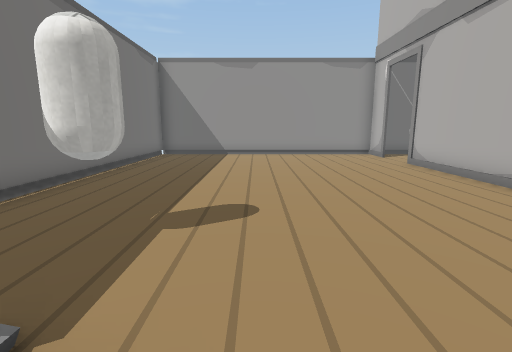
view 1 (above)

14 first-person views from a walk through a 3-D level made in the Unity game engine. The camera is 1.3 m above the floor, tilts 10° down and sees 85° across. The floor is counted in squares, 1 m on a side. Each view is taken from the middle of a square. On the plan, view 1 faces up. The plan holds only what a view shows up to about 13 squares ahead; the rest is blank. The place goes on beyond the plan. Some animated figures are left out. Some surface patterns are stand-ins.

view 2
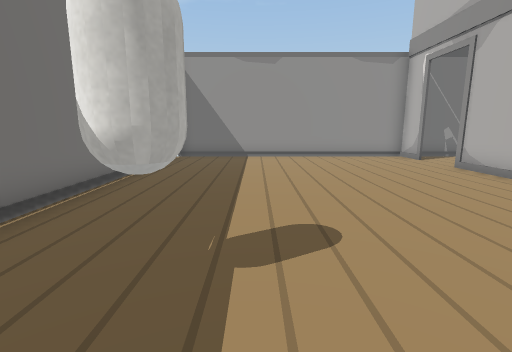

view 3
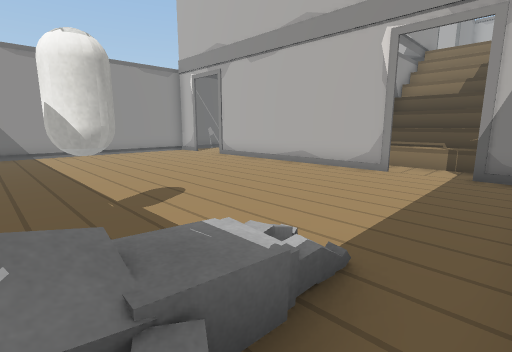

view 4
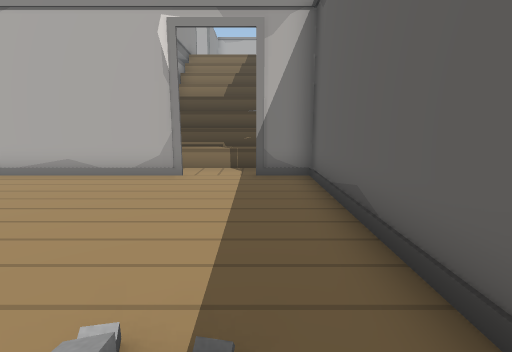

view 5
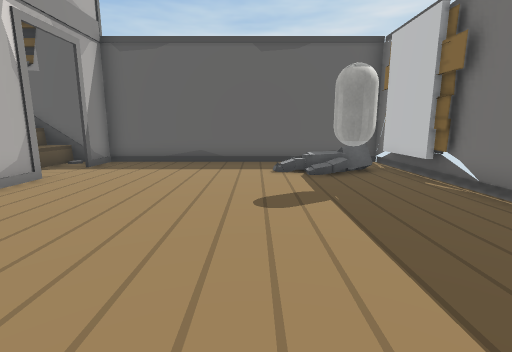

view 6
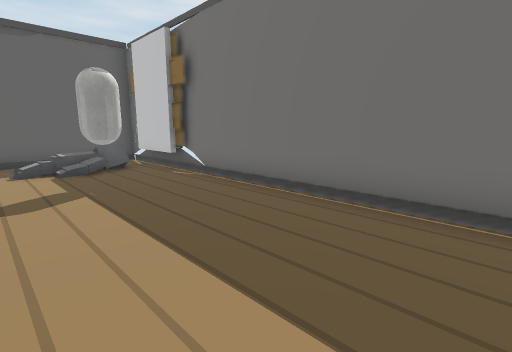

view 7
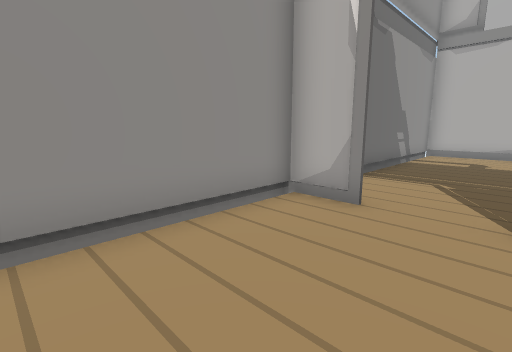

view 8
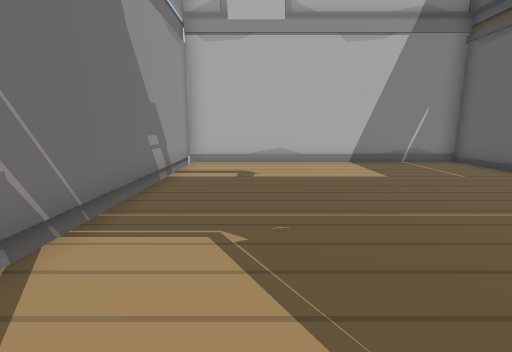

view 9
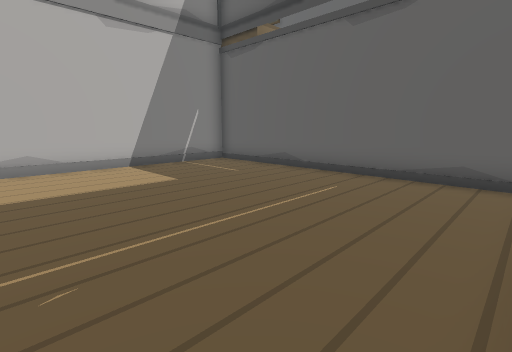

view 10
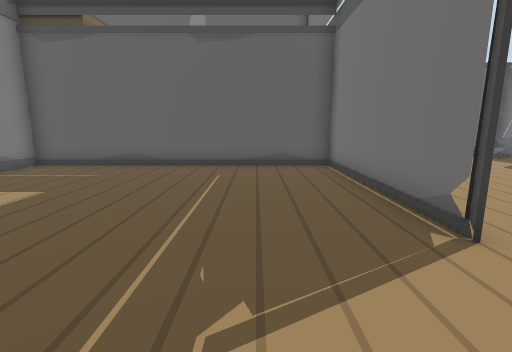

view 11
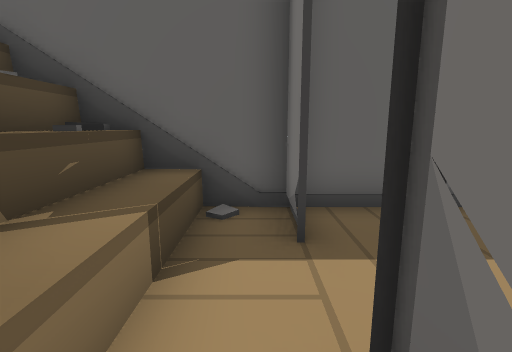

view 12
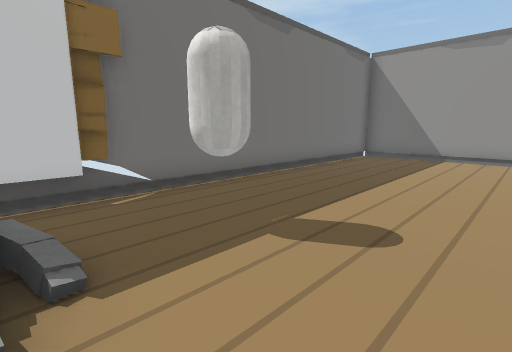

view 13
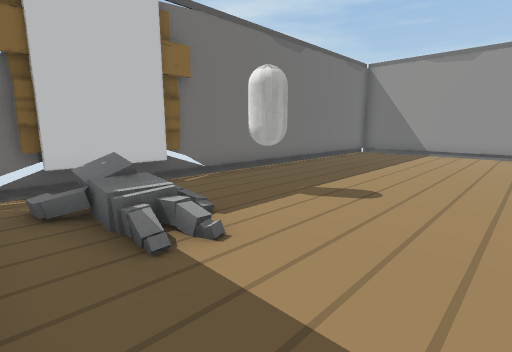

view 14
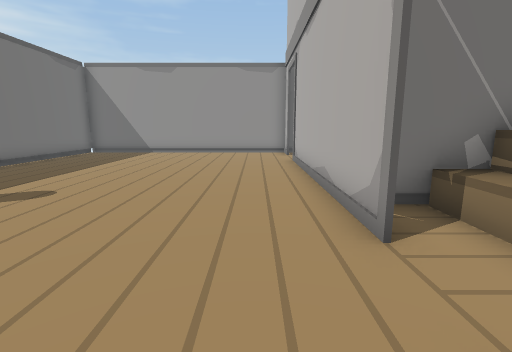

### Floor plan
Points are (right, up) in squares from view 1. A wall is a line through its corners. A room is listed if a view was taken in it or the views show most of it. See-through windows are left out.
Room 1 (views 1, 2, 3, 4, 5, 6, 7, 12, 13, 14)
walls: (-4.2, 2.7) (-4.2, -0.5); (5.5, 1.9) (5.5, 10); (5.5, 11.9) (5.5, 13.5); (-3.4, -1.5) (5.6, -1.5); (5, 13.5) (-4.5, 13.5) (-4.5, -1.5) (-3.8, -1.5); (5.5, -1.6) (5.5, 0)
low walls: (-2.2, 0.8) (-1.4, 0.8); (-3.5, 0.8) (-2.5, 0.8)
ways out: opening at (5, 11) to room 2; opening at (5, 1) to room 3
objects: capsule (-2, 3) to (-2, 4)
Room 2 (views 8, 9, 10)
walls: (5.5, 10) (5.5, 4.1); (5.4, 3.5) (15.5, 3.5) (15.5, 13.5) (5, 13.5)
ways out: opening at (5, 11) to room 1
Room 3 (view 11)
walls: (5.5, -0.1) (5.5, -1.5); (8.1, -1.1) (8.7, -0.9); (7.8, -1.5) (7.8, 2.9); (8.1, 3.5) (6.2, 3.5); (5.6, -1.5) (8.8, -1.5) (8.8, 3.1); (5.5, 4.1) (5.5, 1.9)
low walls: (6.9, -1.5) (6.9, 3.5)
ways out: opening at (5, 1) to room 1

Where each view was taken, in squares from view 1:
view 1: 0 up, 0 right, facing up
view 2: 1 up, 1 left, facing up
view 3: 1 down, 3 left, facing up-right
view 4: 0 up, 2 left, facing right
view 5: 9 up, 0 right, facing down
view 6: 10 up, 0 right, facing down-left
view 7: 10 up, 1 right, facing up-right
view 8: 11 up, 5 right, facing right
view 9: 11 up, 6 right, facing down-right
view 10: 13 up, 8 right, facing down
view 11: 3 up, 6 right, facing down
view 12: 1 up, 1 right, facing up-left
view 13: 1 down, 2 right, facing up-left
view 14: 1 down, 4 right, facing up
